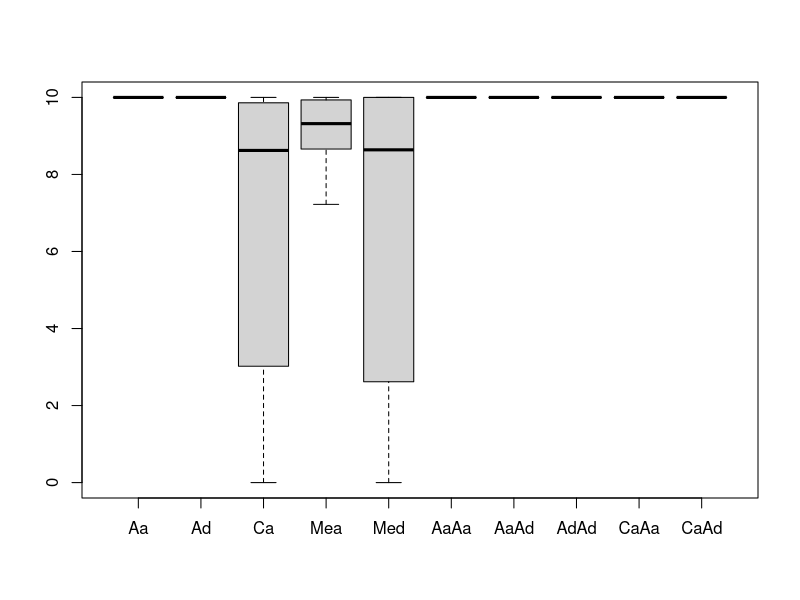
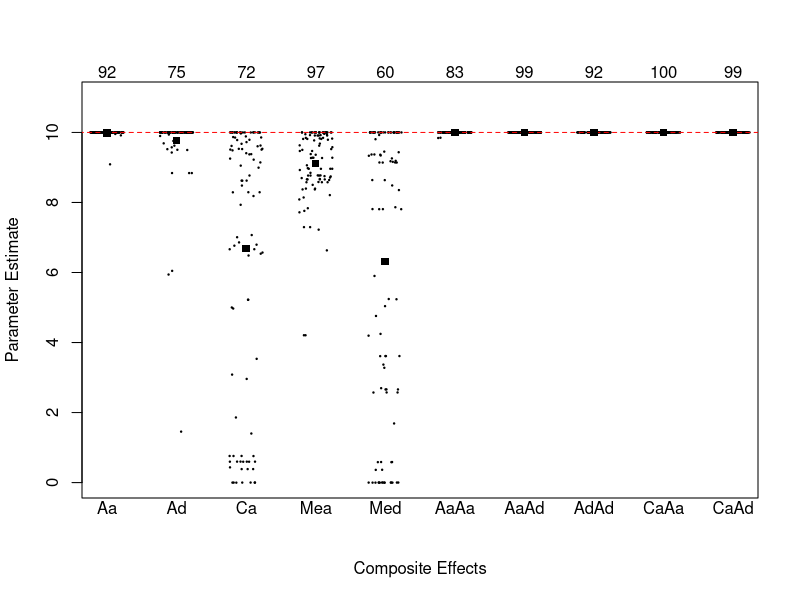
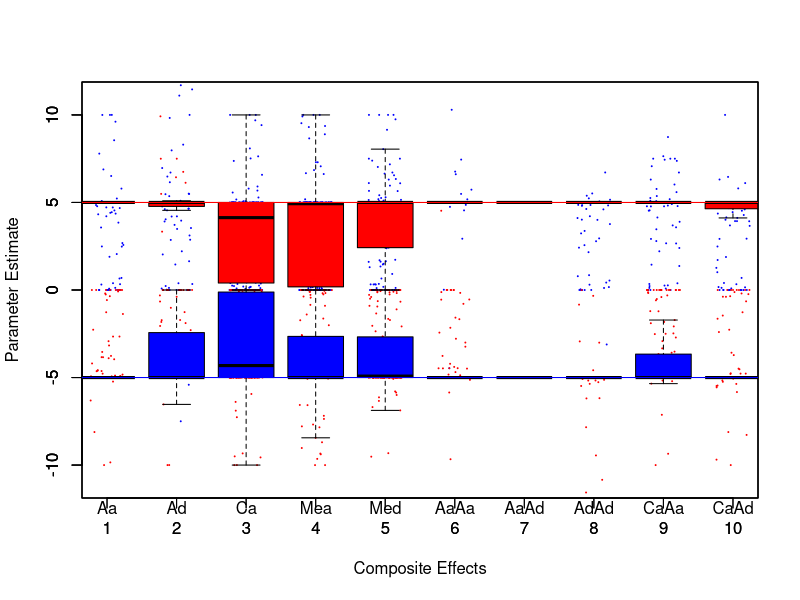
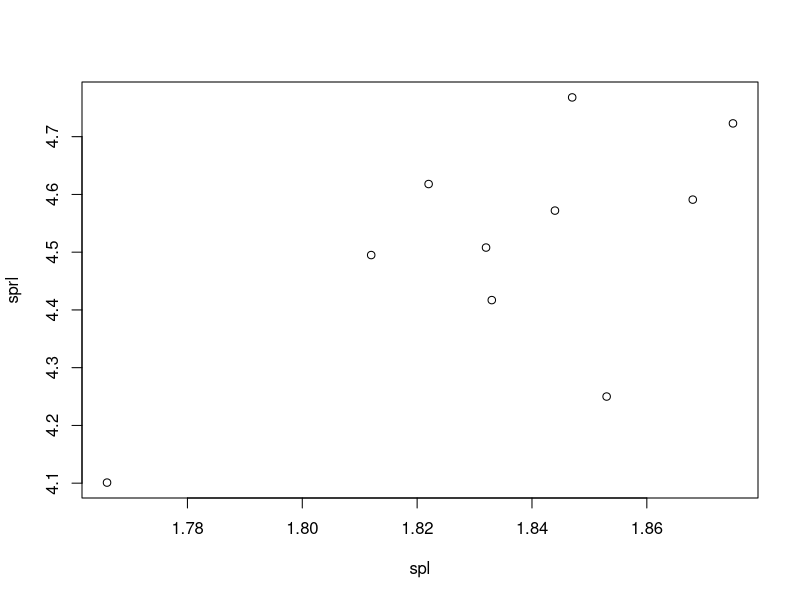

These figures' R source, in order:
#single par analysis
setwd("~/Desktop/Dropbox/papers/LCA/results/simulation.results")
mw.avg <- read.csv("mw.avg.single.par.csv", row.names=1)
hit.avg <- read.csv("match.single.par.csv", row.names=1)
colSums(hit.avg, na.rm = T)
boxplot(mw.avg, names=colnames(hit.avg), outline=F)
plot(1,1, xlim=c(1,10), ylim=c(0,11), col="white", ylab="Parameter Estimate", 
     xlab="Composite Effects",xaxt="n")
mtext(text=colnames(hit.avg), side=1, at=1:10)
for(i in 1:10){
  foo <- jitter(rep(1,100), factor=12)
  foo <- foo + i - 1
  points(x=foo, y=jitter(mw.avg[,i]), pch=19, cex=.2)
}
mtext(text=colSums(hit.avg, na.rm = T), side = 3, at=1:10)
lines(x=c(0,12),y=c(10,10), col="red", lty=2)
est.means <- colMeans(mw.avg)
points(x=1:10,y=est.means, pch=15)
#three par analysis
setwd("~/Desktop/Dropbox/papers/LCA/results/simulation.results")
mw.avg <- read.csv("3-mw.avg.csv", row.names=1)
se.mw.avg <- read.csv("3-se.est.csv", row.names=1)
gen.val <- read.csv("3-gen.val.csv", row.names=1)

results.h <- list()
for(i in 1:10){
  results.h[[i]] <- mw.avg[gen.val[,i] == 5, i]
}
results.l <- list()
for(i in 1:10){
  results.l[[i]] <- mw.avg[gen.val[,i] == -5, i]
}

plot(1,1, xlim=c(1,10), ylim=c(-11,11), col="white", ylab="Parameter Estimate", 
     xlab="Composite Effects",xaxt="n")
mtext(text=colnames(gen.val), side=1, at=1:10)

for(i in 1:10){
  foo <- jitter(rep(1,length(results.h[[i]])), factor=12)
  foo <- foo + i - 1
  points(x=foo, y=jitter(results.h[[i]]), pch=19, cex=.1, col="blue")
}
for(i in 1:10){
  foo <- jitter(rep(1,length(results.l[[i]])), factor=12)
  foo <- foo + i - 1
  points(x=foo, y=jitter(results.l[[i]]), pch=19, cex=.1, col="red")
}
boxplot(results.h, outline=F, add=T, col="red")
boxplot(results.l, outline=F, add=T, col="blue")
lines(x=c(0,12),y=c(5,5), col="red", lty=1)
lines(x=c(0,12),y=c(-5,-5), col="blue", lty=1)



#miller data
#how correlated are the male and femal traits
spl <- c(1.847,1.868,1.875,1.822,1.844,1.833,1.832,1.812,1.853,1.766)
sprl <- c(4.768,4.591,4.723,4.618,4.572,4.417,4.508,4.495,4.250,4.101)
plot(x=spl, y=sprl)
